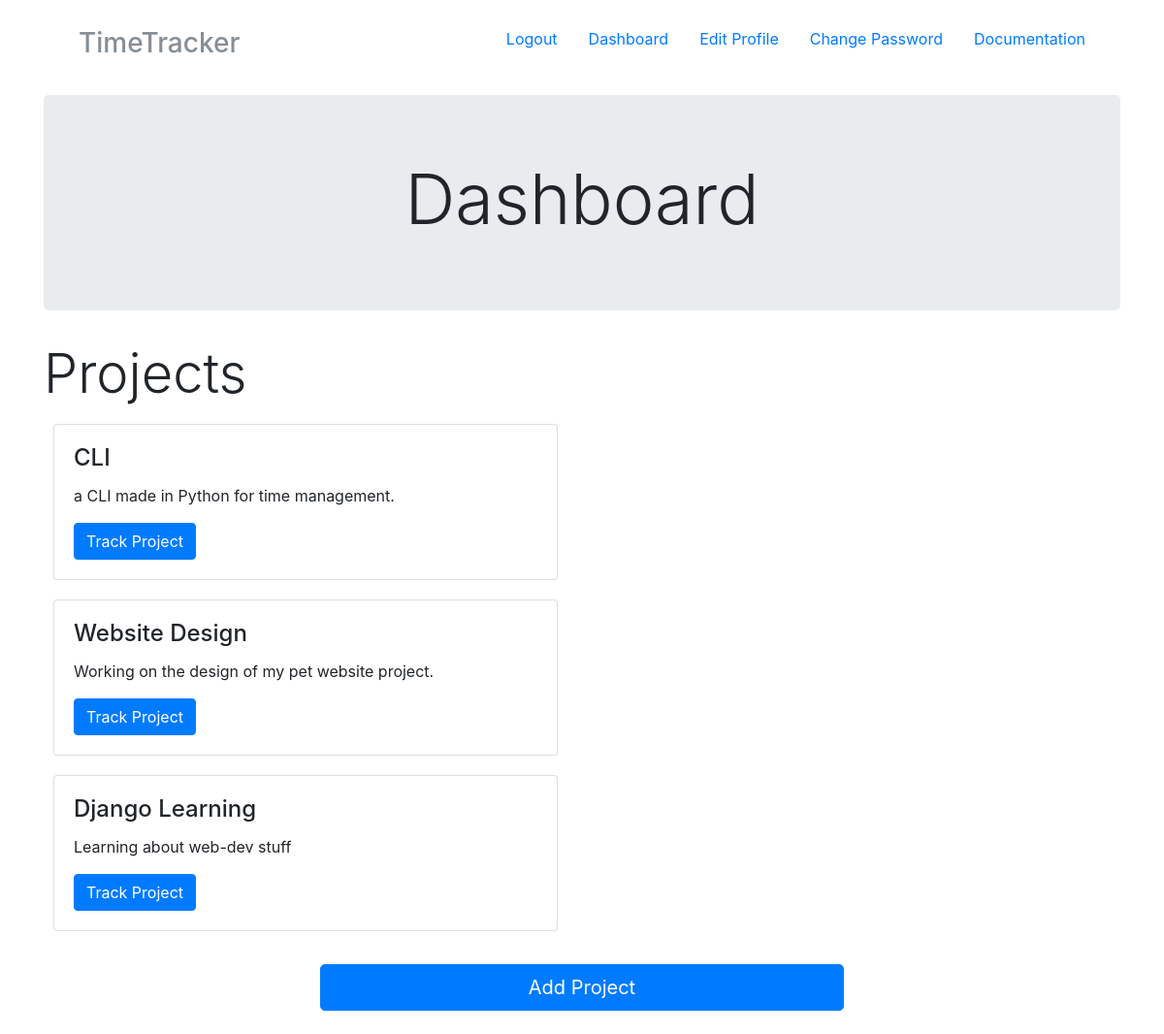
/manager/ (signed in), run on the app's committed database.
### timemanager/models.py (models this page shows, shortened)
class Project(models.Model):
    user = models.ForeignKey(User, null=True, on_delete=models.CASCADE)
    name = models.CharField(max_length=20)
    description = models.CharField(max_length=100)
    pub_date = models.DateTimeField('date published', auto_now_add=True)

### timemanager/views.py (the view)
# urls.py: url(r'^manager/', include('timemanager.urls', namespace='timemanager'))
def manager(request):
    projects = Project.objects.filter(user=request.user)
    args = {'user': request.user, 'projects': projects}
    return render(request, 'timemanager/manager.html', args)

### timemanager/templates/timemanager/manager.html
{% extends 'accounts/base.html' %}
{% block content %}
<div class="jumbotron">
  <h1 class="display-3 text-center">Dashboard</h1>
</div>
<div class="row">
  <div class="col-12">
    <h2 class = 'display-4'>Projects</h2>
  </div>
</div>
{% if projects %}
{% for project in projects %}
<div class="row">
  <div class="col-6">
    <div class="card">
      <div class="card-block">
        <h4 class="card-title">{{ project.name }}</h4>
        <p class="card-text">{{ project.description }}</p>
        <a href="#" class="btn btn-primary">Track Project</a>
      </div>
    </div>
  </div>
</div>
{% endfor %}
{% else %}
<h3>You don't have any projects yet! Add a new project to get started.</h3>
{% endif %}
<br>
<div class="row justify-content-md-center">
  <div class="col-6">
    <a href="{% url 'timemanager:add' %}" class="btn btn-lg btn-primary btn-block">Add Project</a>
  </div>
</div>
<br>
{% endblock %}

### accounts/static/accounts/style.css (style rules this page uses)
.card { margin:10px; padding:20px; }

### data on the page
Project: name "CLI", description "a CLI made in Python for time management."
Project: name "Website Design", description "Working on the design of my pet website project."
Project: name "Django Learning", description "Learning about web-dev stuff"
